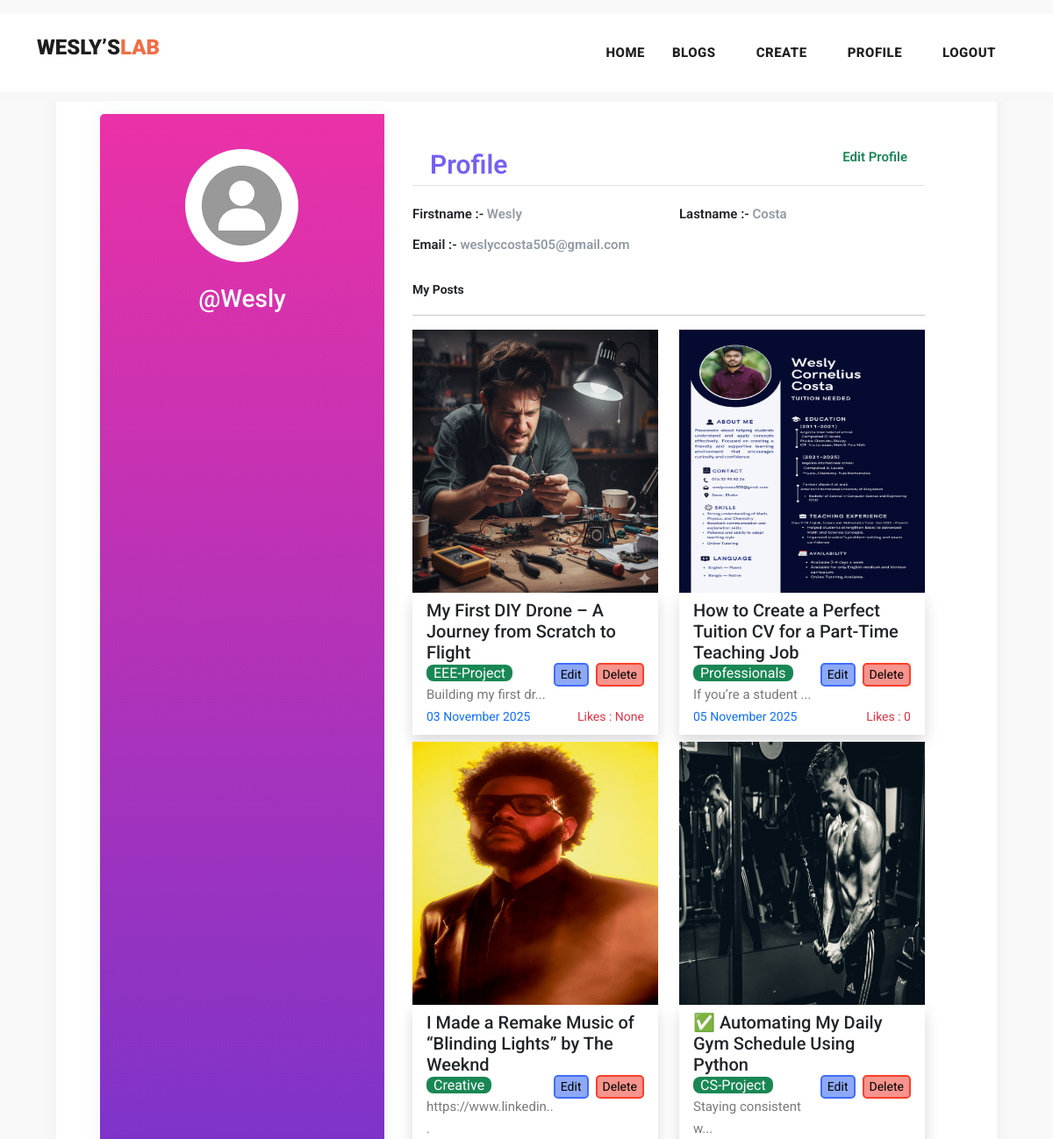
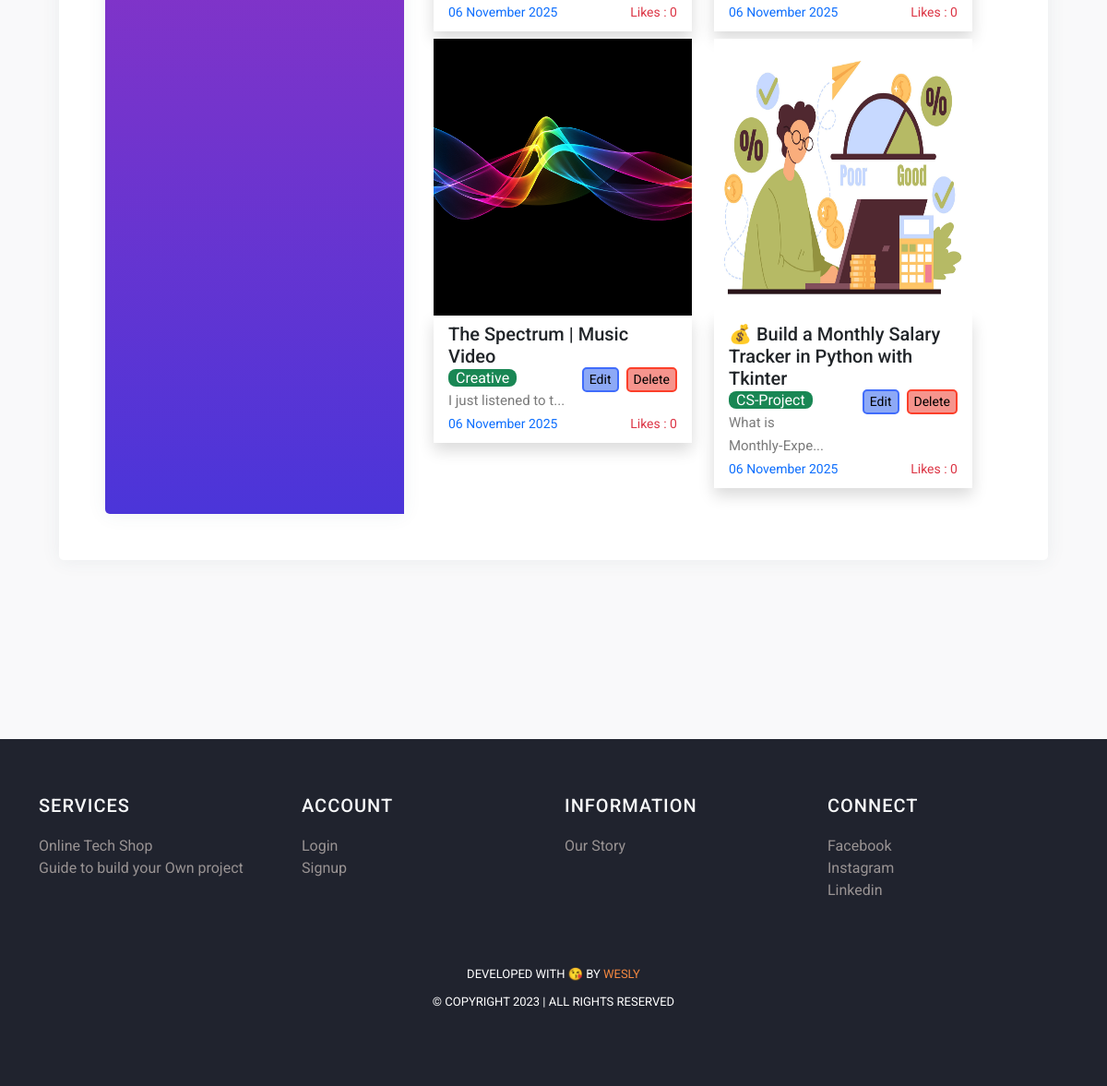
The page /profile/15 on the database its author committed (2 pictures, top to bottom).
### myapp/models.py (models this page shows, shortened)
class Post(models.Model):
    postname = models.CharField(max_length=600)
    category = models.CharField(max_length=600)
    image = models.ImageField(upload_to='images/posts',blank=True,null=True)
    content = models.CharField(max_length=100000)
    time = models.CharField(default=time,max_length=100, blank=True)
    likes = models.IntegerField(null=True,blank=True,default=0)
    user = models.ForeignKey(User,on_delete=models.CASCADE)

### myapp/views.py (the view)
# urls.py: path("profile/<int:id>",views.profile,name='profile'),
def profile(request,id):
    return render(request,'profile.html',{
        'user':User.objects.get(id=id),
        'posts':Post.objects.all(),
        'media_url':settings.MEDIA_URL,
    })

### templates/profile.html (shortened to what this page needs)
{% load static %}
<!DOCTYPE html>
<html lang="en">
<head>
    <link href="https://cdn.jsdelivr.net/npm/bootstrap@5.3.0-alpha3/dist/css/bootstrap.min.css" rel="stylesheet"
>
    <link href="{% static 'vendor/bootstrap/css/bootstrap.min.css' %}" rel="stylesheet">
    <link rel="stylesheet" href="https://maxcdn.bootstrapcdn.com/bootstrap/4.0.0/css/bootstrap.min.css">
    <link href="https://cdn.jsdelivr.net/npm/bootstrap@5.3.0-alpha3/dist/css/bootstrap.min.css" rel="stylesheet"
>
    <link rel="stylesheet" href="{% static 'assets/css/fontawesome.css' %}">
    <link rel="stylesheet" href="{% static 'assets/css/templatemo-stand-blog.css' %}">
    <link rel="stylesheet" href="{% static 'assets/css/owl.css' %}">
</head>
<body>
    <header class="">
        <nav class="navbar navbar-expand-lg bg-white">
            <div class="container">
                <a class="navbar-brand" href="index.html">
                    <h2>Wesly’s<span style="color: rgb(241, 110, 70);">Lab</span></h2>
                </a>
                <div class="collapse navbar-collapse" id="navbarResponsive">
                    <ul class="navbar-nav ml-auto">
                        <li>
                            <a class="nav-link" href="{% url 'index' %}">Home
                            </a>
                        </li>
                        <li class="nav-item">
                            <a class="nav-link" href="{% url 'blog' %}">Blogs</a>
                        </li>
                        {% if user.is_authenticated %}
                        <li class="nav-item">
                            <a class="nav-link" href="{% url 'create' %}">Create</a>
                        </li>
                        <li class="nav-item">
                            <a class="nav-link" href="{% url 'profile' user.id %}">Profile</a>
                        </li>
                        <li class="nav-item">
                            <a class="nav-link" href="{% url 'logout' %}">Logout</a>
                        </li>
                        {% else %}
                        <li class="nav-item">
                            <a class="nav-link" href="{% url 'signin' %}">Login</a>
                        </li>
                        {% endif %}
                    </ul>
                </div>
            </div>
        </nav>
    </header>
    <div class="mt-3">
        <div class="page-content page-container p-lg-5 p-0" id="page-content">
            <div class="padding">
                <div class="row d-flex justify-content-center">
                    <div class="col-xl-12 col-md-12" id="card">
                        <div class="card user-card-full">
                            <div class="row m-l-0 m-r-0">
                                <div class="col-sm-4 bg-c-lite-green user-profile">
                                    <div class="card-block text-center text-white">
                                        <div class="m-b-25">
                                            <img src="{% static 'assets/images/user.png' %}" class="img-radius"
                                                alt="User-Profile-Image" style="border-radius: 50%;">
                                        </div>
                                        <h6 class="f-w-800 h3" style="text-transform: capitalize;">{{user.username}}
                                        </h6>
                                    </div>
                                </div>
                                <div class="col-sm-8">
                                    <div class="card-block">
                                        <h6 class="m-b-20 p-b-5 b-b-default f-w-600"
                                            style="font-size: 30px; padding: 20px;  color: #7461f3;">Profile <a
                                                href="{% url 'profileedit' user.id %}"
                                                class="float-right text-decoration-none text-success"
                                                style="font-size: 15px;">Edit Profile</a>
                                        </h6>
                                        <div class="row">
                                            <div class="col-sm-6">
                                                <p class="m-b-10 f-w-600 text-dark">Firstname :-
                                                    <span class="text-muted f-w-400">{{user.first_name}}</span>
                                                </p>
                                            </div>
                                            <div class="col-sm-6">
                                                <p class="m-b-10 f-w-600 text-dark">Lastname :-
                                                    <span class="text-muted f-w-400">{{user.last_name}}</span>
                                                </p>
                                            </div>
                                            <div class="col-sm-6">
                                                <p class="m-b-10 f-w-600 text-dark">Email :-
                                                    <span class="text-muted f-w-400">{{user.email}}</span>
                                                </p>
                                            </div>
                                        </div>
                                        <p class="small fw-bold pt-3 text-dark">My Posts</p>
                                        <hr>
                                        <div class="row row-cols-lg-2 row-cols-1">
                                            {% for post in posts%}
                                            {% if post.user_id == user.id %}
                                            <div class="col col-lg-6 col-12 mb-2">
                                                <img src="{{media_url}}{{post.image}}" alt="" height="300px"
                                                    width="100%">
                                                <div class="px-3 py-2 shadow">
                                                    <h5>{{post.postname}}</h5>
                                                    <a href="{% url 'deletepost' post.id %}"><button
                                                            class="ms-2 float-right small" type="submit"
                                                            style="border:2px solid rgb(252, 63, 42); border-radius: 5px; background-color: rgb(246, 148, 141);">Delete</button></a>
                                                    <a href="{% url 'editpost' post.id %}"><button
                                                            class="float-right small" type="submit"
                                                            style="border:2px solid rgb(64, 108, 251); border-radius: 5px; background-color: rgb(141, 169, 246);">Edit</button></a>
                                                    <span
                                                        class="text-white bg-success rounded-3 px-2 rounded-2">{{post.category}}</span>
                                                    <p>{{post.content|slice:"0:20"}}...</p>
                                                    <p class="small text-primary">{{post.time}}<span
                                                            class="text-danger float-right">Likes :
                                                            {{post.likes}}</span></p>
                                                </div>
                                            </div>
                                            {% endif %}
                                            {% endfor %}
                                        </div>
                                    </div>
                                </div>
                            </div>
                        </div>
                    </div>
                </div>
            </div>
        </div>
    </div>
    {% include 'footer.html' %}
</body>
</html>

### static/assets/css/templatemo-stand-blog.css (style rules this page uses)
body { font-family: 'Roboto', sans-serif; overflow-x: hidden; text-rendering: optimizeLegibility; -webkit-font-smoothing: antialiased; -moz-osx-font-smoothing: grayscale; }
p { margin-bottom: 0px; font-size: 15px; font-weight: 400; color: #7a7a7a; line-height: 30px; }
a { text-decoration: none!important; }
ul { padding: 0; margin: 0; list-style: none; }
h1,h2,h3,h4,h5,h6 { margin: 0px; }
header { position: absolute; z-index: 99999; width: 100%; height: 100px; background-color: #f7f7f7; -webkit-transition: all 0.3s ease-in-out 0s; -moz-transition: all 0.3s ease-in-out 0s; -o-transition: all 0.3s ease-in-out 0s; transition: all 0.3s ease-in-out 0s; }
header .navbar { padding: 25px 0px; }
.navbar .navbar-brand { float: left; margin-top: -12px; outline: none; }
.navbar .navbar-brand h2 { color: #1e1e1e; text-transform: uppercase; font-size: 24px; font-weight: 900; -webkit-transition: all .3s ease 0s; -moz-transition: all .3s ease 0s; -o-transition: all .3s ease 0s; transition: all .3s ease 0s; }
#navbarResponsive { z-index: 999; }
.navbar-collapse { text-align: center; }
.navbar .navbar-nav .nav-item { margin: 0px 15px; }
.navbar .navbar-nav a.nav-link { text-transform: capitalize; font-size: 15px; font-weight: 800; text-transform: uppercase; letter-spacing: 0.5px; color: #1e1e1e; transition: all 0.3s; }

### templates/profile.html (style rules this page uses)
body { background-color: #f9f9fa; width: 100vw; height: 100vh; }
.padding { padding: 1rem; }
.user-card-full { overflow: hidden; }
.card { border-radius: 5px; -webkit-box-shadow: 0 1px 20px 0 rgba(69, 90, 100, 0.08); box-shadow: 0 1px 20px 0 rgba(69, 90, 100, 0.08); border: none; margin-bottom: 30px; padding: 50px; }
.m-r-0 { margin-right: 0px; }
.m-l-0 { margin-left: 0px; }
.user-card-full .user-profile { border-radius: 5px 0 0 5px; }
.bg-c-lite-green { background: linear-gradient(to top, #4b35d9, #eb31a7); box-shadow: 0 1px 20px 0 rgba(69, 90, 100, 0.08); }
.user-profile { padding: 20px 0; }
.card-block { padding: 1.25rem; }
.m-b-25 { margin-bottom: 25px; }
.img-radius { border-radius: 5px; }
h6 { font-size: 14px; }
.card .card-block p { line-height: 25px; }
.b-b-default { border-bottom: 1px solid #e0e0e0; }
.m-b-20 { margin-bottom: 20px; }
.p-b-5 { padding-bottom: 5px !important; }
.m-b-10 { margin-bottom: 10px; }
.text-muted { color: #919aa3 !important; }
.f-w-600 { font-weight: 600; }

### templates/footer.html (style rules this page uses)
li { text-decoration: none; text-align: left; }
li a { color: rgb(153, 147, 147); }

### rows shown on the page
Post: image (picture), postname "My First DIY Drone – A Journey from Scratch to Flight", category "EEE-Project", content "Building my first dr", time "03 November 2025", likes "None"
Post: image (picture), postname "How to Create a Perfect Tuition CV for a Part-Time Teaching Job", category "Professionals", content "If you’re a student", time "05 November 2025", likes "0"
Post: image (picture), postname "I Made a Remake Music of “Blinding Lights” by The Weeknd", category "Creative", content "https://www.linkedin", time "06 November 2025", likes "0"
Post: image (picture), postname "✅ Automating My Daily Gym Schedule Using Python", category "CS-Project", content "Staying consistent w", time "06 November 2025", likes "0"
Post: image (picture), postname "The Spectrum | Music Video", category "Creative", content "I just listened to t", time "06 November 2025", likes "0"
Post: image (picture), postname "💰 Build a Monthly Salary Tracker in Python with Tkinter", category "CS-Project", content "What is Monthly‑Expe", time "06 November 2025", likes "0"

### other values the page prints
{{ user.username }} "@wesly"
{{ user.first_name }} "Wesly"
{{ user.last_name }} "Costa"
{{ user.email }} "weslyccosta505@gmail.com"
